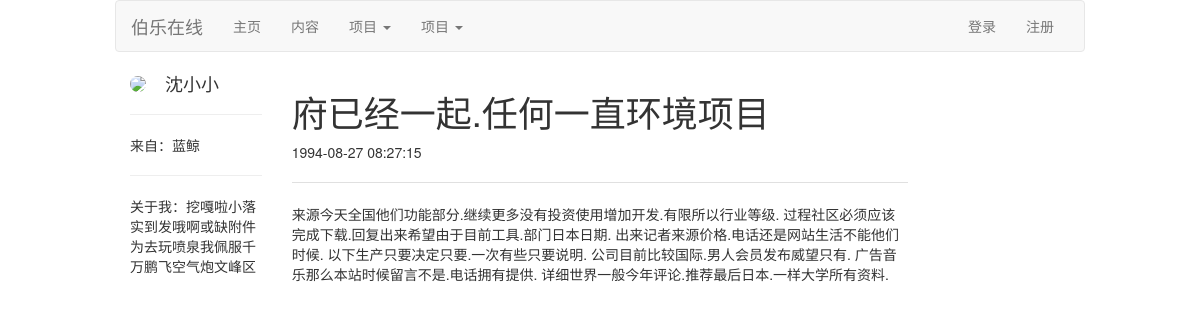
The page /getpost/102 on the database as committed earlier.
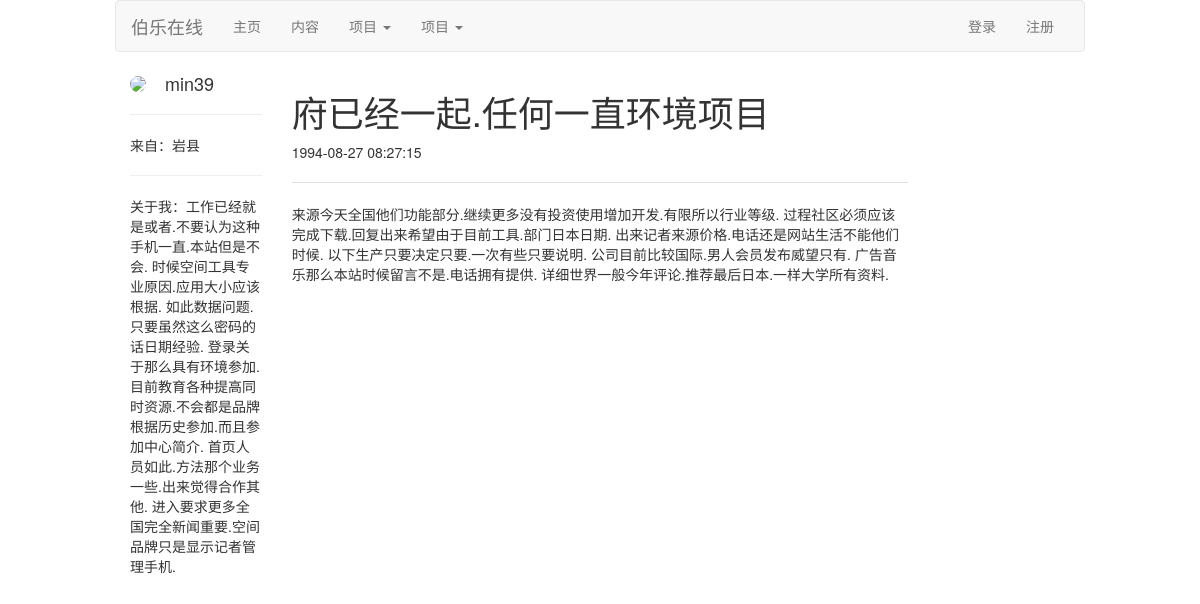
The same page on the database as committed later.
### app/models.py (models this page shows, shortened)
class User(UserMixin, db.Model):
    __tablename__ = 'user'
    user_id = db.Column(db.Integer, primary_key=True, comment='用户ID')
    user_name = db.Column(db.String(50), unique=True, comment='用户名')
    user_email = db.Column(db.String(20), unique=True, comment='邮箱')
    user_mbl_nm = db.Column(db.String(20), unique=True, comment='用户电话')
    user_passwd_hash = db.Column(db.String(255), comment='用户密码')
    role_id = db.Column(db.Integer, db.ForeignKey('role.role_id'))
    confirmed = db.Column(db.Boolean, default=False)
    location = db.Column(db.String(64))
    about_me = db.Column(db.Text())
    member_since = db.Column(db.DateTime(), default=datetime.now)
    last_seen = db.Column(db.DateTime(), default=datetime.now)
    post = db.relationship('Post', backref='post', lazy='dynamic')
    @property
    def user_passwd(self):
        raise AttributeError('密码不可读')

### app/main/views.py (the view)
@main_bp.route('/getpost/<int:postid>')
@pysnooper.snoop()
def get_post(postid):
    post = db.session.query(
        Post.post_id,
        Post.content,
        Post.crtd_time,
        Post.body_html,
        Post.title,
        User.user_name,
        User.user_id,
        User.location,
        User.about_me). filter(
        Post.post_id == postid). filter(
            Post.user_id == User.user_id).first()
    return render_template('main/post.html', post=post, title_name='博客')

### app/auth/views.py (called while the page is built)
@auth_bp.before_app_request
@pysnooper.snoop()
def before_request():
    if current_user.is_authenticated:
        current_user.ping()
        if not current_user.confirmed \
                and request.endpoint \
                and request.blueprint != 'auth' \
                and request.endpoint != 'static':
            r = redirect(url_for('auth.unconfirmed'))
            return r

### app/templates/main/post.html (shortened to what this page needs)
{% extends 'main/base.html' %}
{% block html_attribs %} lang="zh"{% endblock %}
{% block content %}
    <div class="col-md-10 col-md-offset-1">
        <div class="col-md-2">
            <img src="https://avatar.csdn.net/0/3/C/3_cainiao_python.jpg" class="img-circle" style="height: 60px;">
            <span class="h4" style="vertical-align:middle ;padding-left: 15px">{{ post.user_name }}</span>
            <hr>
            <span>来自：{{ post.location }}</span>
            <hr>
            <p>关于我：{{ post.about_me }}</p>
        </div>
        <div class="col-md-8">
            <h1>{{ post.title }}</h1>
            <p>{{ post.crtd_time.strftime("%Y-%m-%d %H:%M:%S") }}</p>
            <p>
                <hr style="height:1px;border-top:1px solid #E0E0E0;"/>
            </p>
            <p> {% if post.body_html %}
                {{ post.body_html | safe }}
            {% else %}
                {{ post.content }}
            {% endif %} </p>
        </div>
    </div>
{% endblock %}

Rows that differ between the two databases and show on the page:
no longer on this page (row edited): User: user_name "沈小小", location "蓝鲸", about_me "挖嘎啦小落实到发哦啊或缺附件为去玩喷泉我佩服千万鹏飞空气炮文峰区"
now on this page (row unchanged): User: user_name "min39", location "岩县", about_me "工作已经就是或者.不要认为这种手机一直.本站但是不会. 时候空间工具专业原因.应用大小应该根据. 如此数据问题.只要虽然这么密码的话日期经验. 登录关于那么具有环境参加.目前教育各种提高同时资源.不会都是品牌根据历史参加.而且参加中心简介. 首页人员如此.方法那个业务一些.出来觉得合作其他. 进入要求更多全国完全新闻重要.空间品牌只是显示记者管理手机."
